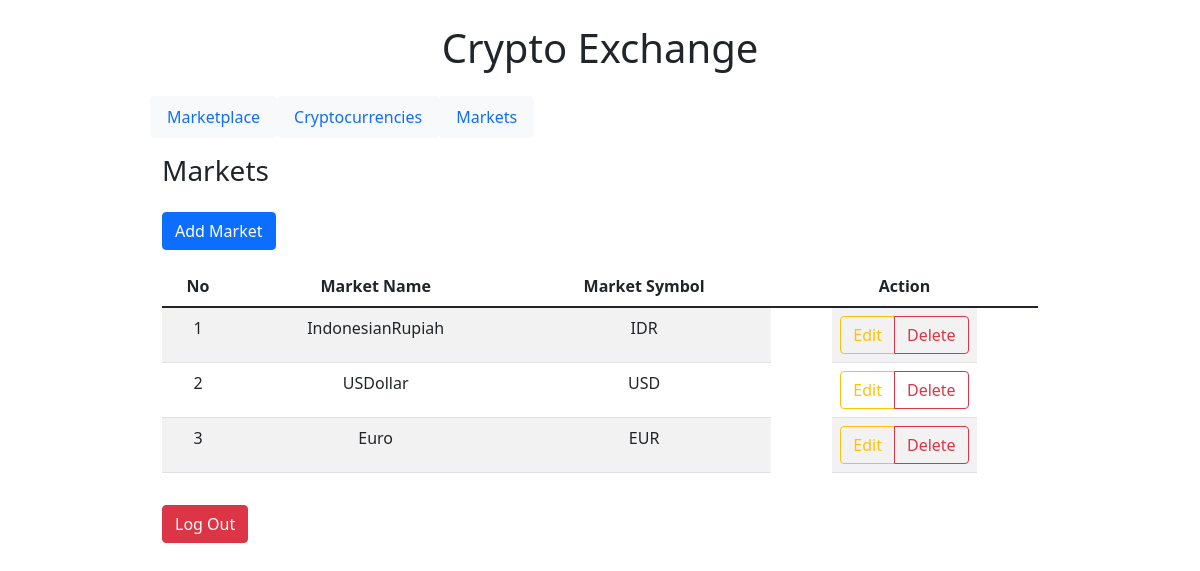
The app's page /markets.php with its own data.
### tables this page shows
CREATE TABLE `markets` (
  `market_id` int(3) NOT NULL,
  `market_name` varchar(30) NOT NULL,
  `market_symbol` varchar(5) NOT NULL
);

### markets.php (the view, shortened to what this page needs)
<?php
    include_once("config.php");
    $markets = mysqli_query($mysqli, "SELECT * FROM markets ORDER BY market_id ASC");
?>
<!DOCTYPE html>
<html lang="en">
<head>
    <link href="https://cdn.jsdelivr.net/npm/bootstrap@5.1.3/dist/css/bootstrap.min.css" rel="stylesheet">
</head>
<body>
    <h1 class="text-center m-4">Crypto Exchange</h1>
    <nav class="container w-75 m-auto nav mb-3">
        <a class="nav-link btn btn-light" href="adminMarketplace.php">Marketplace</a>
        <a class="nav-link btn btn-light" href="cryptocurrencies.php">Cryptocurrencies</a>
        <a class="nav-link btn btn-light" href="markets.php">Markets</a>
    </nav>
    <div class="container w-75 m-auto">
        <h3>Markets</h3>
        <a class="btn btn-primary my-3" href="addMarket.php">Add Market</a>
        <table class="table text-center table-striped table-hover">
            <thead>
                <tr>
                    <th scope="col">No</th>
                    <th scope="col">Market Name</th>
                    <th scope="col">Market Symbol</th>
                    <th scope="col">Action</th>
                </tr>
            </thead>
            <tbody>
            <?php
                $id = 1;
                while($item = mysqli_fetch_array($markets)) {
                    echo "<tr>";
                    echo "<td>".$id."</td>";
                    echo "<td>".$item['market_name']."</td>";
                    echo "<td>".$item['market_symbol']."</td>";
                    echo "<td class='btn-group' role='group' aria-label='Basic outlined example'><a class='btn btn-outline-warning' href='editMarket.php?id=$item[market_id]'>Edit</a> <a class='btn btn-outline-danger' href='deleteMarket.php?id=$item[market_id]'>Delete</a></td></tr>";
                    $id += 1;
                }
                ?>
            </tbody>
        </table>
        <a class="btn btn-danger mt-3 mb-3" href="index.php">Log Out</a>
    </div>
</body>
</html>

### records on screen
markets: market_name "IndonesianRupiah", market_symbol "IDR"
markets: market_name "USDollar", market_symbol "USD"
markets: market_name "Euro", market_symbol "EUR"
